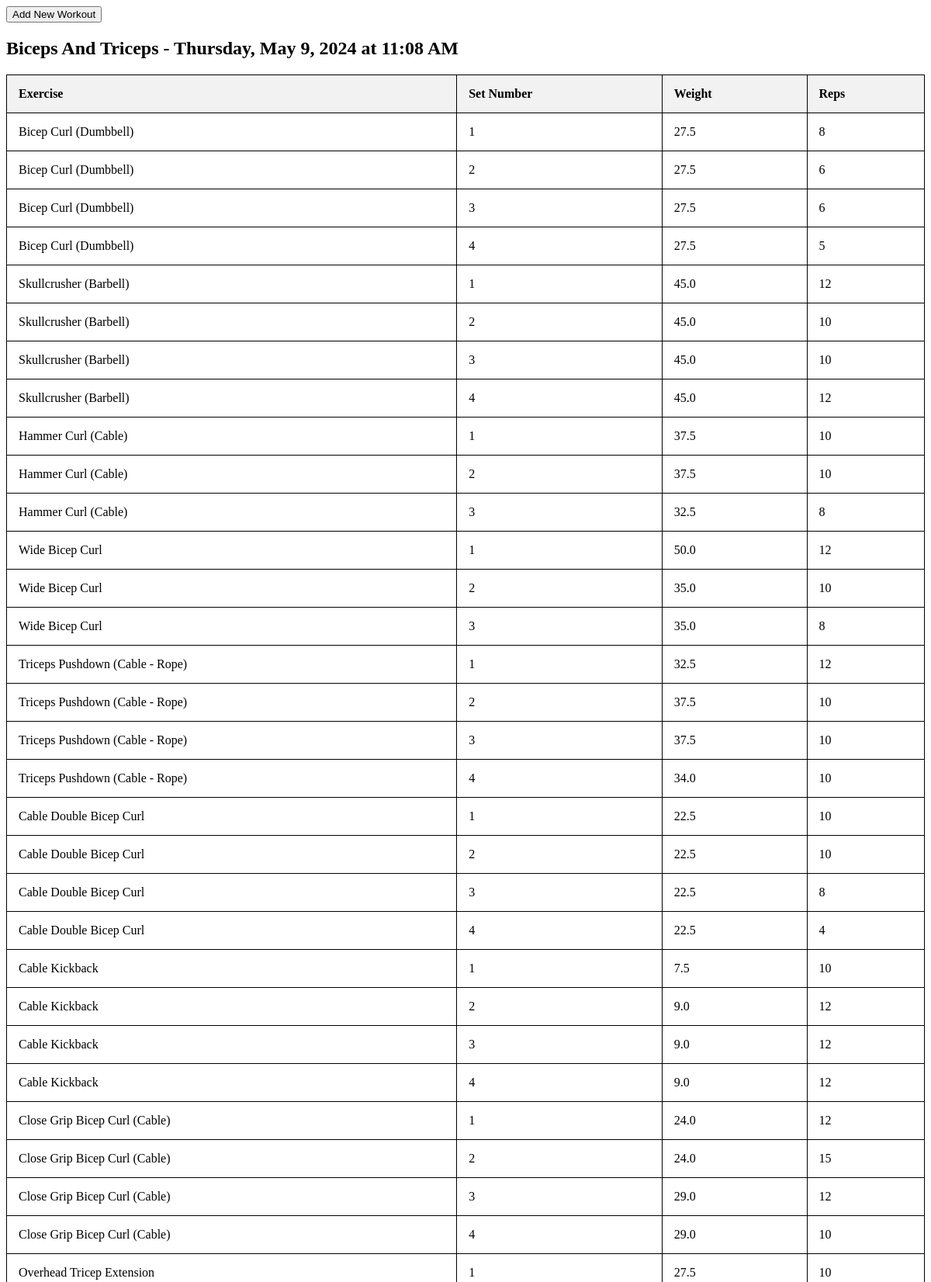
The page / (upper part) on the database its author committed.
### tables this page shows
CREATE TABLE workouts(
                  id INTEGER PRIMARY KEY AUTOINCREMENT,
                  title TEXT,
                  date TEXT
                 );

CREATE TABLE exercises(
                    id INTEGER PRIMARY KEY AUTOINCREMENT,
                    workout_id INTEGER,
                    exercise TEXT,
                    set_number INTEGER,
                    weight REAL,
                    reps INTEGER,
                    FOREIGN KEY(workout_id) REFERENCES workouts(id)
                 );

### web_server.py (the view)
@app.route('/')
def index():
    workout_data = get_workout_data()
    return render_template('index.html', workout_data=workout_data)

### web_server.py (called while the page is built)
def get_workout_data():
    conn = sqlite3.connect('workouts_data.db')
    c = conn.cursor()
    c.execute("""
                SELECT w.title, w.date, e.exercise, e.set_number, e.weight, e.reps
                FROM workouts w
                JOIN exercises e ON w.id = e.workout_id
              """)
    rows = c.fetchall()
    conn.close()
    workouts = {}
    for row in rows:
        title, date, exercise, set_number, weight, reps = row
        if (title, date) not in workouts:
            workouts[(title, date)] = []
        workouts[(title, date)].append((exercise, set_number, weight, reps))
    return workouts

### templates/index.html (shortened to what this page needs)
<!DOCTYPE html>
<html>
<head>
    <link rel="stylesheet" href="{{ url_for('static', filename='styles.css') }}">
</head>
<body>
    <button id="add-new-workout-btn">Add New Workout</button>
    {% for workout, exercises in workout_data.items() %}
    <h2>{{ workout[0] }} - {{ workout[1] }}</h2>
    <table>
        <tr>
            <th>Exercise</th>
            <th>Set Number</th>
            <th>Weight</th>
            <th>Reps</th>
        </tr>
        {% for exercise in exercises %}
        <tr>
            <td>{{ exercise[0] }}</td>
            <td>{{ exercise[1] }}</td>
            <td>{{ exercise[2] }}</td>
            <td>{{ exercise[3] }}</td>
        </tr>
        {% endfor %}
    </table>
    <br>
    {% endfor %}
</body>
</html>

### static/styles.css (style rules this page uses)
table { width: 100%; border-collapse: collapse; }
table, th, td { border: 1px solid black; }
th, td { padding: 15px; text-align: left; }
th { background-color: #f2f2f2; }

### rows shown on the page
workouts: title "Biceps And Triceps", date "Thursday, May 9, 2024 at 11:08 AM"
exercises: exercise "Bicep Curl (Dumbbell)", exercise "1", weight "27.5", reps "8"
exercises: exercise "Bicep Curl (Dumbbell)", exercise "2", weight "27.5", reps "6"
exercises: exercise "Bicep Curl (Dumbbell)", exercise "3", weight "27.5", reps "6"
exercises: exercise "Bicep Curl (Dumbbell)", exercise "4", weight "27.5", reps "5"
exercises: exercise "Skullcrusher (Barbell)", exercise "1", weight "45.0", reps "12"
exercises: exercise "Skullcrusher (Barbell)", set_number "2", weight "45.0", reps "10"
exercises: exercise "Skullcrusher (Barbell)", set_number "3", weight "45.0", reps "10"
exercises: exercise "Skullcrusher (Barbell)", set_number "4", weight "45.0", reps "12"
exercises: exercise "Hammer Curl (Cable)", exercise "1", weight "37.5", reps "10"
exercises: exercise "Hammer Curl (Cable)", set_number "2", weight "37.5", exercise "10"
exercises: exercise "Hammer Curl (Cable)", set_number "3", weight "32.5", reps "8"
exercises: exercise "Wide Bicep Curl", exercise "1", weight "50.0", exercise "12"
exercises: exercise "Wide Bicep Curl", set_number "2", weight "35.0", reps "10"
exercises: exercise "Wide Bicep Curl", set_number "3", weight "35.0", reps "8"
exercises: exercise "Triceps Pushdown (Cable - Rope)", exercise "1", weight "32.5", reps "12"
exercises: exercise "Triceps Pushdown (Cable - Rope)", set_number "2", weight "37.5", reps "10"
exercises: exercise "Triceps Pushdown (Cable - Rope)", set_number "3", weight "37.5", reps "10"
exercises: exercise "Triceps Pushdown (Cable - Rope)", set_number "4", weight "34.0", reps "10"
exercises: exercise "Cable Double Bicep Curl", exercise "1", weight "22.5", reps "10"
exercises: exercise "Cable Double Bicep Curl", set_number "2", weight "22.5", reps "10"
exercises: exercise "Cable Double Bicep Curl", set_number "3", weight "22.5", reps "8"
exercises: exercise "Cable Double Bicep Curl", exercise "4", weight "22.5", set_number "4"
exercises: exercise "Cable Kickback", exercise "1", weight "7.5", reps "10"
exercises: exercise "Cable Kickback", set_number "2", weight "9.0", reps "12"
exercises: exercise "Cable Kickback", set_number "3", weight "9.0", reps "12"
exercises: exercise "Cable Kickback", set_number "4", weight "9.0", reps "12"
exercises: exercise "Close Grip Bicep Curl (Cable)", exercise "1", weight "24.0", reps "12"
exercises: exercise "Close Grip Bicep Curl (Cable)", set_number "2", weight "24.0", reps "15"
exercises: exercise "Close Grip Bicep Curl (Cable)", set_number "3", weight "29.0", reps "12"
exercises: exercise "Close Grip Bicep Curl (Cable)", set_number "4", weight "29.0", reps "10"
exercises: exercise "Overhead Tricep Extension", exercise "1", weight "27.5", reps "10"
